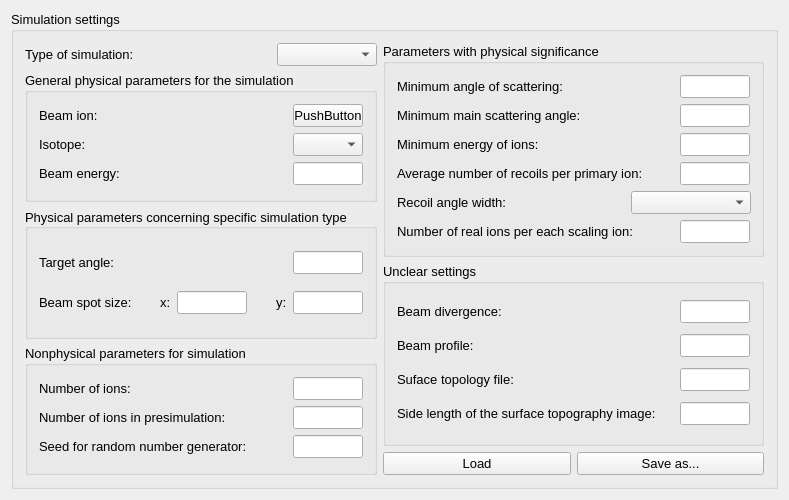
<?xml version="1.0" encoding="UTF-8"?>
<ui version="4.0">
 <class>RequestSimulationSettings</class>
 <widget class="QWidget" name="RequestSimulationSettings">
  <property name="geometry">
   <rect>
    <x>0</x>
    <y>0</y>
    <width>789</width>
    <height>500</height>
   </rect>
  </property>
  <property name="minimumSize">
   <size>
    <width>400</width>
    <height>400</height>
   </size>
  </property>
  <property name="windowTitle">
   <string>RequestSimulationSettings</string>
  </property>
  <layout class="QVBoxLayout" name="verticalLayout_2">
   <item>
    <widget class="QGroupBox" name="simulationSettings">
     <property name="font">
      <font>
       <pointsize>10</pointsize>
      </font>
     </property>
     <property name="title">
      <string>Simulation settings</string>
     </property>
     <layout class="QHBoxLayout" name="horizontalLayout_14">
      <item>
       <layout class="QVBoxLayout" name="settingsLeft">
        <property name="sizeConstraint">
         <enum>QLayout::SetDefaultConstraint</enum>
        </property>
        <item>
         <layout class="QHBoxLayout" name="typeOfSimulationLayout">
          <item>
           <widget class="QLabel" name="typeOfSimulationLabel">
            <property name="text">
             <string>Type of simulation:</string>
            </property>
           </widget>
          </item>
          <item>
           <widget class="QComboBox" name="typeOfSimulationComboBox">
            <property name="minimumSize">
             <size>
              <width>100</width>
              <height>0</height>
             </size>
            </property>
            <property name="maximumSize">
             <size>
              <width>100</width>
              <height>16777215</height>
             </size>
            </property>
           </widget>
          </item>
         </layout>
        </item>
        <item>
         <widget class="QGroupBox" name="generalPhysicalParams">
          <property name="title">
           <string>General physical parameters for the simulation</string>
          </property>
          <layout class="QVBoxLayout" name="verticalLayout_3">
           <item>
            <layout class="QHBoxLayout" name="beamIonLayout">
             <item>
              <widget class="QLabel" name="beamIonLabel">
               <property name="text">
                <string>Beam ion:</string>
               </property>
              </widget>
             </item>
             <item>
              <widget class="QPushButton" name="beamIonButton">
               <property name="minimumSize">
                <size>
                 <width>70</width>
                 <height>0</height>
                </size>
               </property>
               <property name="maximumSize">
                <size>
                 <width>70</width>
                 <height>16777215</height>
                </size>
               </property>
               <property name="text">
                <string>PushButton</string>
               </property>
              </widget>
             </item>
            </layout>
           </item>
           <item>
            <layout class="QHBoxLayout" name="isotopeLayout">
             <item>
              <widget class="QLabel" name="isotopeLabel">
               <property name="text">
                <string>Isotope:</string>
               </property>
              </widget>
             </item>
             <item>
              <widget class="QComboBox" name="isotopeComboBox">
               <property name="minimumSize">
                <size>
                 <width>70</width>
                 <height>0</height>
                </size>
               </property>
               <property name="maximumSize">
                <size>
                 <width>70</width>
                 <height>16777215</height>
                </size>
               </property>
              </widget>
             </item>
            </layout>
           </item>
           <item>
            <layout class="QHBoxLayout" name="beamEnergyLayout">
             <item>
              <widget class="QLabel" name="beamEnergyLabel">
               <property name="text">
                <string>Beam energy: </string>
               </property>
              </widget>
             </item>
             <item>
              <widget class="QLineEdit" name="beamEnergyEdit">
               <property name="minimumSize">
                <size>
                 <width>70</width>
                 <height>0</height>
                </size>
               </property>
               <property name="maximumSize">
                <size>
                 <width>70</width>
                 <height>16777215</height>
                </size>
               </property>
              </widget>
             </item>
            </layout>
           </item>
          </layout>
         </widget>
        </item>
        <item>
         <widget class="QGroupBox" name="simulationTypeSpecificParams">
          <property name="title">
           <string>Physical parameters concerning specific simulation type</string>
          </property>
          <property name="alignment">
           <set>Qt::AlignLeading|Qt::AlignLeft|Qt::AlignVCenter</set>
          </property>
          <property name="flat">
           <bool>false</bool>
          </property>
          <layout class="QVBoxLayout" name="verticalLayout_4">
           <item>
            <layout class="QHBoxLayout" name="targetAngleLayout">
             <item>
              <widget class="QLabel" name="targetAngleLabel">
               <property name="text">
                <string>Target angle:</string>
               </property>
              </widget>
             </item>
             <item>
              <widget class="QLineEdit" name="targetAngleEdit">
               <property name="minimumSize">
                <size>
                 <width>70</width>
                 <height>0</height>
                </size>
               </property>
               <property name="maximumSize">
                <size>
                 <width>70</width>
                 <height>16777215</height>
                </size>
               </property>
              </widget>
             </item>
            </layout>
           </item>
           <item>
            <layout class="QHBoxLayout" name="beamSpotSizeLayout">
             <item>
              <widget class="QLabel" name="beamSpotSizeLabel">
               <property name="text">
                <string>Beam spot size:</string>
               </property>
              </widget>
             </item>
             <item>
              <spacer name="horizontalSpacer">
               <property name="orientation">
                <enum>Qt::Horizontal</enum>
               </property>
               <property name="sizeHint" stdset="0">
                <size>
                 <width>40</width>
                 <height>20</height>
                </size>
               </property>
              </spacer>
             </item>
             <item>
              <widget class="QLabel" name="beamSpotSizeXLabel">
               <property name="text">
                <string>x:</string>
               </property>
              </widget>
             </item>
             <item>
              <widget class="QLineEdit" name="beamSpotSizeXEdit">
               <property name="minimumSize">
                <size>
                 <width>70</width>
                 <height>0</height>
                </size>
               </property>
               <property name="maximumSize">
                <size>
                 <width>70</width>
                 <height>16777215</height>
                </size>
               </property>
              </widget>
             </item>
             <item>
              <spacer name="horizontalSpacer_2">
               <property name="orientation">
                <enum>Qt::Horizontal</enum>
               </property>
               <property name="sizeHint" stdset="0">
                <size>
                 <width>40</width>
                 <height>20</height>
                </size>
               </property>
              </spacer>
             </item>
             <item>
              <widget class="QLabel" name="beamSpotSizeYLabel">
               <property name="text">
                <string>y:</string>
               </property>
              </widget>
             </item>
             <item>
              <widget class="QLineEdit" name="beamSpotSizeYEdit">
               <property name="minimumSize">
                <size>
                 <width>70</width>
                 <height>0</height>
                </size>
               </property>
               <property name="maximumSize">
                <size>
                 <width>70</width>
                 <height>16777215</height>
                </size>
               </property>
              </widget>
             </item>
            </layout>
           </item>
          </layout>
         </widget>
        </item>
        <item>
         <widget class="QGroupBox" name="nonphysicalParams">
          <property name="title">
           <string>Nonphysical parameters for simulation</string>
          </property>
          <layout class="QVBoxLayout" name="verticalLayout_8">
           <item>
            <layout class="QHBoxLayout" name="numberOfIonsLayout">
             <item>
              <widget class="QLabel" name="numberOfIonsLabel">
               <property name="text">
                <string>Number of ions:</string>
               </property>
              </widget>
             </item>
             <item>
              <widget class="QLineEdit" name="numberOfIonsEdit">
               <property name="minimumSize">
                <size>
                 <width>70</width>
                 <height>0</height>
                </size>
               </property>
               <property name="maximumSize">
                <size>
                 <width>70</width>
                 <height>16777215</height>
                </size>
               </property>
              </widget>
             </item>
            </layout>
           </item>
           <item>
            <layout class="QHBoxLayout" name="numberOfPresimuIonsLayout">
             <item>
              <widget class="QLabel" name="numberOfPresimuIonsLabel">
               <property name="text">
                <string>Number of ions in presimulation:</string>
               </property>
              </widget>
             </item>
             <item>
              <widget class="QLineEdit" name="numberOfPresimuIonsEdit">
               <property name="minimumSize">
                <size>
                 <width>70</width>
                 <height>0</height>
                </size>
               </property>
               <property name="maximumSize">
                <size>
                 <width>70</width>
                 <height>16777215</height>
                </size>
               </property>
              </widget>
             </item>
            </layout>
           </item>
           <item>
            <layout class="QHBoxLayout" name="seedLayout">
             <item>
              <widget class="QLabel" name="seedLabel">
               <property name="text">
                <string>Seed for random number generator:</string>
               </property>
              </widget>
             </item>
             <item>
              <widget class="QLineEdit" name="seedEdit">
               <property name="minimumSize">
                <size>
                 <width>70</width>
                 <height>0</height>
                </size>
               </property>
               <property name="maximumSize">
                <size>
                 <width>70</width>
                 <height>16777215</height>
                </size>
               </property>
              </widget>
             </item>
            </layout>
           </item>
          </layout>
         </widget>
        </item>
       </layout>
      </item>
      <item>
       <layout class="QVBoxLayout" name="settingsRight">
        <item>
         <widget class="QGroupBox" name="physicalSignicanceParamsLayout">
          <property name="title">
           <string>Parameters with physical significance</string>
          </property>
          <layout class="QVBoxLayout" name="verticalLayout_5">
           <item>
            <layout class="QHBoxLayout" name="minimumAngleLayout">
             <item>
              <widget class="QLabel" name="minimumAngleLabel">
               <property name="text">
                <string>Minimum angle of scattering:</string>
               </property>
              </widget>
             </item>
             <item>
              <widget class="QLineEdit" name="minimumAngleEdit">
               <property name="minimumSize">
                <size>
                 <width>70</width>
                 <height>0</height>
                </size>
               </property>
               <property name="maximumSize">
                <size>
                 <width>70</width>
                 <height>16777215</height>
                </size>
               </property>
              </widget>
             </item>
            </layout>
           </item>
           <item>
            <layout class="QHBoxLayout" name="minimumMainlayout">
             <item>
              <widget class="QLabel" name="minimumMainLabel">
               <property name="text">
                <string>Minimum main scattering angle:</string>
               </property>
              </widget>
             </item>
             <item>
              <widget class="QLineEdit" name="minimumMainEdit">
               <property name="minimumSize">
                <size>
                 <width>70</width>
                 <height>0</height>
                </size>
               </property>
               <property name="maximumSize">
                <size>
                 <width>70</width>
                 <height>16777215</height>
                </size>
               </property>
              </widget>
             </item>
            </layout>
           </item>
           <item>
            <layout class="QHBoxLayout" name="minimumEnergylayout">
             <item>
              <widget class="QLabel" name="minimumEnergyLabel">
               <property name="text">
                <string>Minimum energy of ions:</string>
               </property>
              </widget>
             </item>
             <item>
              <widget class="QLineEdit" name="minimumEnergyEdit">
               <property name="minimumSize">
                <size>
                 <width>70</width>
                 <height>0</height>
                </size>
               </property>
               <property name="maximumSize">
                <size>
                 <width>70</width>
                 <height>16777215</height>
                </size>
               </property>
              </widget>
             </item>
            </layout>
           </item>
           <item>
            <layout class="QHBoxLayout" name="averageNumberOfRecoilsLayout">
             <item>
              <widget class="QLabel" name="averageNumberOfRecoilsLabel">
               <property name="text">
                <string>Average number of recoils per primary ion:</string>
               </property>
              </widget>
             </item>
             <item>
              <widget class="QLineEdit" name="averageNumberOfRecoilsEdit">
               <property name="minimumSize">
                <size>
                 <width>70</width>
                 <height>0</height>
                </size>
               </property>
               <property name="maximumSize">
                <size>
                 <width>70</width>
                 <height>16777215</height>
                </size>
               </property>
              </widget>
             </item>
            </layout>
           </item>
           <item>
            <layout class="QHBoxLayout" name="recoilAngleWidthLayout">
             <item>
              <widget class="QLabel" name="recoilAngleWidthLabel">
               <property name="text">
                <string>Recoil angle width:</string>
               </property>
              </widget>
             </item>
             <item>
              <spacer name="horizontalSpacer_3">
               <property name="orientation">
                <enum>Qt::Horizontal</enum>
               </property>
               <property name="sizeType">
                <enum>QSizePolicy::Fixed</enum>
               </property>
               <property name="sizeHint" stdset="0">
                <size>
                 <width>120</width>
                 <height>20</height>
                </size>
               </property>
              </spacer>
             </item>
             <item>
              <widget class="QComboBox" name="recoilAngleWidthComboBox">
               <property name="minimumSize">
                <size>
                 <width>120</width>
                 <height>0</height>
                </size>
               </property>
               <property name="maximumSize">
                <size>
                 <width>120</width>
                 <height>16777215</height>
                </size>
               </property>
              </widget>
             </item>
            </layout>
           </item>
           <item>
            <layout class="QHBoxLayout" name="numberOfRealIonsLayout">
             <item>
              <widget class="QLabel" name="numberOfRealIonsLabel">
               <property name="text">
                <string>Number of real ions per each scaling ion:</string>
               </property>
              </widget>
             </item>
             <item>
              <widget class="QLineEdit" name="numberOfRealIonsEdit">
               <property name="minimumSize">
                <size>
                 <width>70</width>
                 <height>0</height>
                </size>
               </property>
               <property name="maximumSize">
                <size>
                 <width>70</width>
                 <height>16777215</height>
                </size>
               </property>
              </widget>
             </item>
            </layout>
           </item>
          </layout>
         </widget>
        </item>
        <item>
         <widget class="QGroupBox" name="unclearSettingsGorup">
          <property name="title">
           <string>Unclear settings</string>
          </property>
          <layout class="QVBoxLayout" name="verticalLayout_9">
           <item>
            <layout class="QHBoxLayout" name="beamDivergenceLayout">
             <item>
              <widget class="QLabel" name="beamDivergenceLabel">
               <property name="text">
                <string>Beam divergence:</string>
               </property>
              </widget>
             </item>
             <item>
              <widget class="QLineEdit" name="beamDivergenceEdit">
               <property name="minimumSize">
                <size>
                 <width>70</width>
                 <height>0</height>
                </size>
               </property>
               <property name="maximumSize">
                <size>
                 <width>70</width>
                 <height>16777215</height>
                </size>
               </property>
              </widget>
             </item>
            </layout>
           </item>
           <item>
            <layout class="QHBoxLayout" name="breamProfileLayout">
             <item>
              <widget class="QLabel" name="beamProfileLabel">
               <property name="text">
                <string>Beam profile:</string>
               </property>
              </widget>
             </item>
             <item>
              <widget class="QLineEdit" name="breamProfileEdit">
               <property name="minimumSize">
                <size>
                 <width>70</width>
                 <height>0</height>
                </size>
               </property>
               <property name="maximumSize">
                <size>
                 <width>70</width>
                 <height>16777215</height>
                </size>
               </property>
              </widget>
             </item>
            </layout>
           </item>
           <item>
            <layout class="QHBoxLayout" name="surfaceTopologyFileLayout">
             <item>
              <widget class="QLabel" name="surfaceTopologyFileLabel">
               <property name="text">
                <string>Suface topology file:</string>
               </property>
              </widget>
             </item>
             <item>
              <widget class="QLineEdit" name="surfaceTopologyFileEdit">
               <property name="minimumSize">
                <size>
                 <width>70</width>
                 <height>0</height>
                </size>
               </property>
               <property name="maximumSize">
                <size>
                 <width>70</width>
                 <height>16777215</height>
                </size>
               </property>
              </widget>
             </item>
            </layout>
           </item>
           <item>
            <layout class="QHBoxLayout" name="sideLengthLayout">
             <item>
              <widget class="QLabel" name="sideLengthLabel">
               <property name="text">
                <string>Side length of the surface topography image:</string>
               </property>
              </widget>
             </item>
             <item>
              <widget class="QLineEdit" name="sideLengthEdit">
               <property name="minimumSize">
                <size>
                 <width>70</width>
                 <height>0</height>
                </size>
               </property>
               <property name="maximumSize">
                <size>
                 <width>70</width>
                 <height>16777215</height>
                </size>
               </property>
              </widget>
             </item>
            </layout>
           </item>
          </layout>
         </widget>
        </item>
        <item>
         <layout class="QHBoxLayout" name="loadAndSaveButtonLayout">
          <item>
           <widget class="QPushButton" name="loadButton">
            <property name="text">
             <string>Load</string>
            </property>
           </widget>
          </item>
          <item>
           <widget class="QPushButton" name="saveButton">
            <property name="text">
             <string>Save as...</string>
            </property>
           </widget>
          </item>
         </layout>
        </item>
       </layout>
      </item>
     </layout>
    </widget>
   </item>
  </layout>
 </widget>
 <layoutdefault spacing="6" margin="11"/>
 <resources/>
 <connections/>
</ui>
